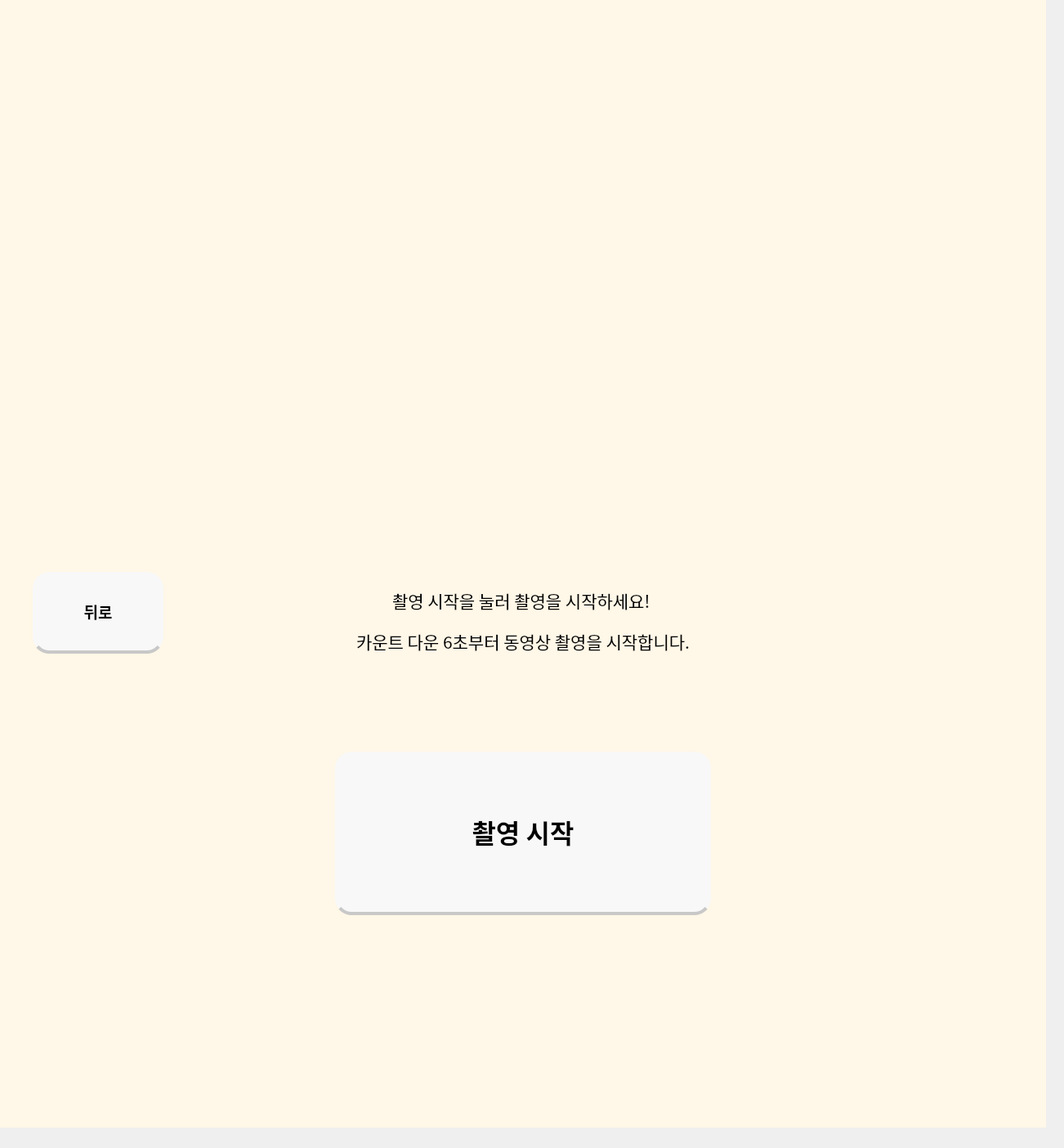
<?xml version="1.0" encoding="UTF-8"?>
<ui version="4.0">
 <class>MainWindow</class>
 <widget class="QMainWindow" name="MainWindow">
  <property name="geometry">
   <rect>
    <x>0</x>
    <y>0</y>
    <width>1302</width>
    <height>1405</height>
   </rect>
  </property>
  <property name="windowTitle">
   <string>MainWindow</string>
  </property>
  <widget class="QWidget" name="centralwidget">
   <widget class="QStackedWidget" name="stack">
    <property name="geometry">
     <rect>
      <x>0</x>
      <y>660</y>
      <width>1280</width>
      <height>720</height>
     </rect>
    </property>
    <property name="sizePolicy">
     <sizepolicy hsizetype="Fixed" vsizetype="Fixed">
      <horstretch>0</horstretch>
      <verstretch>0</verstretch>
     </sizepolicy>
    </property>
    <property name="styleSheet">
     <string notr="true">background-color : #FFF7E7</string>
    </property>
    <property name="currentIndex">
     <number>2</number>
    </property>
    <widget class="QWidget" name="InitPage">
     <widget class="QLabel" name="label">
      <property name="geometry">
       <rect>
        <x>4</x>
        <y>330</y>
        <width>1271</width>
        <height>60</height>
       </rect>
      </property>
      <property name="font">
       <font>
        <family>Leferi Base Type</family>
        <weight>75</weight>
        <bold>true</bold>
       </font>
      </property>
      <property name="layoutDirection">
       <enum>Qt::LeftToRight</enum>
      </property>
      <property name="styleSheet">
       <string notr="true">color : #000000</string>
      </property>
      <property name="text">
       <string>&lt;html&gt;&lt;head/&gt;&lt;body&gt;&lt;p align=&quot;center&quot;&gt;&lt;span style=&quot; font-size:16pt; font-weight:600;&quot;&gt;터치하여 PhoRest를 시작해 보세요&lt;/span&gt;&lt;/p&gt;&lt;/body&gt;&lt;/html&gt;</string>
      </property>
      <property name="alignment">
       <set>Qt::AlignCenter</set>
      </property>
     </widget>
    </widget>
    <widget class="QWidget" name="ChoosePeoplePage">
     <widget class="QLabel" name="label_3">
      <property name="geometry">
       <rect>
        <x>220</x>
        <y>20</y>
        <width>840</width>
        <height>100</height>
       </rect>
      </property>
      <property name="font">
       <font>
        <family>Leferi Point Type Special</family>
        <weight>50</weight>
        <bold>false</bold>
       </font>
      </property>
      <property name="text">
       <string>&lt;html&gt;&lt;head/&gt;&lt;body&gt;&lt;p align=&quot;center&quot;&gt;&lt;span style=&quot; font-size:26pt; font-weight:400;&quot;&gt;촬영할 인원수를 선택해주세요&lt;/span&gt;&lt;/p&gt;&lt;/body&gt;&lt;/html&gt;</string>
      </property>
     </widget>
     <widget class="QPushButton" name="NextBtn">
      <property name="geometry">
       <rect>
        <x>1070</x>
        <y>40</y>
        <width>160</width>
        <height>100</height>
       </rect>
      </property>
      <property name="font">
       <font>
        <family>Leferi Point Type Special</family>
        <pointsize>20</pointsize>
        <weight>50</weight>
        <bold>false</bold>
       </font>
      </property>
      <property name="styleSheet">
       <string notr="true">QPushButton{
	color: black;
    background-color: #F8F8F8		;
    padding: 12px;
    border-bottom: 4px solid #c8c8c8;
	border-radius: 20%;
}</string>
      </property>
      <property name="text">
       <string>다음</string>
      </property>
     </widget>
     <widget class="QWidget" name="gridLayoutWidget">
      <property name="geometry">
       <rect>
        <x>10</x>
        <y>170</y>
        <width>1261</width>
        <height>521</height>
       </rect>
      </property>
      <layout class="QGridLayout" name="gridLayout">
       <property name="leftMargin">
        <number>50</number>
       </property>
       <property name="topMargin">
        <number>20</number>
       </property>
       <property name="rightMargin">
        <number>50</number>
       </property>
       <property name="bottomMargin">
        <number>20</number>
       </property>
       <property name="horizontalSpacing">
        <number>100</number>
       </property>
       <property name="verticalSpacing">
        <number>50</number>
       </property>
       <item row="0" column="2">
        <widget class="QPushButton" name="Btn3">
         <property name="sizePolicy">
          <sizepolicy hsizetype="Preferred" vsizetype="Preferred">
           <horstretch>0</horstretch>
           <verstretch>0</verstretch>
          </sizepolicy>
         </property>
         <property name="font">
          <font>
           <family>Leferi Base Type Bold</family>
           <pointsize>36</pointsize>
           <weight>75</weight>
           <bold>true</bold>
          </font>
         </property>
         <property name="styleSheet">
          <string notr="true">QPushButton{
	color: black;
    background-color: #F8F8F8		;
    padding: 12px;
    border-bottom: 4px solid #c8c8c8;
	border-radius: 50%;
}</string>
         </property>
         <property name="text">
          <string>3명</string>
         </property>
        </widget>
       </item>
       <item row="0" column="0">
        <widget class="QPushButton" name="Btn1">
         <property name="enabled">
          <bool>true</bool>
         </property>
         <property name="sizePolicy">
          <sizepolicy hsizetype="Preferred" vsizetype="Preferred">
           <horstretch>0</horstretch>
           <verstretch>0</verstretch>
          </sizepolicy>
         </property>
         <property name="font">
          <font>
           <family>Leferi Base Type Bold</family>
           <pointsize>36</pointsize>
           <weight>75</weight>
           <bold>true</bold>
          </font>
         </property>
         <property name="contextMenuPolicy">
          <enum>Qt::DefaultContextMenu</enum>
         </property>
         <property name="styleSheet">
          <string notr="true">QPushButton{
	color: black;
    background-color: #F8F8F8		;
    padding: 12px;
    border-bottom: 4px solid #c8c8c8;
	border-radius: 50%;
}</string>
         </property>
         <property name="text">
          <string>1명</string>
         </property>
        </widget>
       </item>
       <item row="0" column="1">
        <widget class="QPushButton" name="Btn2">
         <property name="sizePolicy">
          <sizepolicy hsizetype="Preferred" vsizetype="Preferred">
           <horstretch>0</horstretch>
           <verstretch>0</verstretch>
          </sizepolicy>
         </property>
         <property name="font">
          <font>
           <family>Leferi Base Type Bold</family>
           <pointsize>36</pointsize>
           <weight>75</weight>
           <bold>true</bold>
          </font>
         </property>
         <property name="styleSheet">
          <string notr="true">QPushButton{
	color: black;
    background-color: #F8F8F8		;
    padding: 12px;
    border-bottom: 4px solid #c8c8c8;
	border-radius: 50%;
}</string>
         </property>
         <property name="text">
          <string>2명</string>
         </property>
        </widget>
       </item>
       <item row="1" column="2">
        <widget class="QPushButton" name="Btn6">
         <property name="sizePolicy">
          <sizepolicy hsizetype="Preferred" vsizetype="Preferred">
           <horstretch>0</horstretch>
           <verstretch>0</verstretch>
          </sizepolicy>
         </property>
         <property name="font">
          <font>
           <family>Leferi Base Type Bold</family>
           <pointsize>36</pointsize>
           <weight>75</weight>
           <bold>true</bold>
          </font>
         </property>
         <property name="styleSheet">
          <string notr="true">QPushButton{
	color: black;
    background-color: #F8F8F8		;
    padding: 12px;
    border-bottom: 4px solid #c8c8c8;
	border-radius: 50%;
}</string>
         </property>
         <property name="text">
          <string>6명</string>
         </property>
        </widget>
       </item>
       <item row="1" column="1">
        <widget class="QPushButton" name="Btn5">
         <property name="sizePolicy">
          <sizepolicy hsizetype="Preferred" vsizetype="Preferred">
           <horstretch>0</horstretch>
           <verstretch>0</verstretch>
          </sizepolicy>
         </property>
         <property name="font">
          <font>
           <family>Leferi Base Type Bold</family>
           <pointsize>36</pointsize>
           <weight>75</weight>
           <bold>true</bold>
          </font>
         </property>
         <property name="styleSheet">
          <string notr="true">QPushButton{
	color: black;
    background-color: #F8F8F8		;
    padding: 12px;
    border-bottom: 4px solid #c8c8c8;
	border-radius: 50%;
}</string>
         </property>
         <property name="text">
          <string>5명</string>
         </property>
        </widget>
       </item>
       <item row="1" column="0">
        <widget class="QPushButton" name="Btn4">
         <property name="sizePolicy">
          <sizepolicy hsizetype="Preferred" vsizetype="Preferred">
           <horstretch>0</horstretch>
           <verstretch>0</verstretch>
          </sizepolicy>
         </property>
         <property name="font">
          <font>
           <family>Leferi Base Type Bold</family>
           <pointsize>36</pointsize>
           <weight>75</weight>
           <bold>true</bold>
          </font>
         </property>
         <property name="styleSheet">
          <string notr="true">QPushButton{
	color: black;
    background-color: #F8F8F8		;
    padding: 12px;
    border-bottom: 4px solid #c8c8c8;
	border-radius: 50%;
}</string>
         </property>
         <property name="text">
          <string>4명</string>
         </property>
        </widget>
       </item>
      </layout>
     </widget>
     <widget class="QLabel" name="label_7">
      <property name="geometry">
       <rect>
        <x>220</x>
        <y>110</y>
        <width>831</width>
        <height>41</height>
       </rect>
      </property>
      <property name="font">
       <font>
        <family>Leferi Point Type Special</family>
        <pointsize>16</pointsize>
        <weight>50</weight>
        <bold>false</bold>
       </font>
      </property>
      <property name="text">
       <string>&lt;html&gt;&lt;head/&gt;&lt;body&gt;&lt;p align=&quot;center&quot;&gt;&lt;span style=&quot; font-size:14pt;&quot;&gt;버튼을 클릭하면 위쪽 화면에 추천 포즈가 나타납니다&lt;/span&gt;&lt;/p&gt;&lt;/body&gt;&lt;/html&gt;</string>
      </property>
     </widget>
    </widget>
    <widget class="QWidget" name="ShotPage">
     <widget class="QPushButton" name="Btn_Already">
      <property name="geometry">
       <rect>
        <x>410</x>
        <y>260</y>
        <width>460</width>
        <height>200</height>
       </rect>
      </property>
      <property name="font">
       <font>
        <family>Leferi Base Type Bold</family>
        <pointsize>24</pointsize>
        <weight>75</weight>
        <bold>true</bold>
       </font>
      </property>
      <property name="autoFillBackground">
       <bool>false</bool>
      </property>
      <property name="styleSheet">
       <string notr="true">QPushButton{
	color: black;
    background-color: #F8F8F8		;
    padding: 12px;
    border-radius: 4px;
    border-bottom: 4px solid #c8c8c8;
	border-radius: 20px;
}</string>
      </property>
      <property name="text">
       <string>촬영 시작</string>
      </property>
      <property name="autoDefault">
       <bool>false</bool>
      </property>
      <property name="default">
       <bool>false</bool>
      </property>
      <property name="flat">
       <bool>false</bool>
      </property>
     </widget>
     <widget class="QPushButton" name="Btn_Back_2">
      <property name="geometry">
       <rect>
        <x>40</x>
        <y>40</y>
        <width>160</width>
        <height>100</height>
       </rect>
      </property>
      <property name="font">
       <font>
        <family>Leferi Base Type Bold</family>
        <pointsize>14</pointsize>
        <weight>75</weight>
        <bold>true</bold>
       </font>
      </property>
      <property name="styleSheet">
       <string notr="true">QPushButton{
	color: black;
    background-color: #F8F8F8		;
    padding: 12px;
    border-radius: 4px;
    border-bottom: 4px solid #c8c8c8;
	border-radius: 20px;
}</string>
      </property>
      <property name="text">
       <string>뒤로</string>
      </property>
     </widget>
     <widget class="QLabel" name="label_9">
      <property name="geometry">
       <rect>
        <x>0</x>
        <y>50</y>
        <width>1280</width>
        <height>50</height>
       </rect>
      </property>
      <property name="font">
       <font>
        <family>Leferi Point Type Special</family>
        <pointsize>16</pointsize>
        <weight>50</weight>
        <bold>false</bold>
       </font>
      </property>
      <property name="text">
       <string>&lt;html&gt;&lt;head/&gt;&lt;body&gt;&lt;p align=&quot;center&quot;&gt;촬영 시작을 눌러 촬영을 시작하세요! &lt;/p&gt;&lt;/body&gt;&lt;/html&gt;</string>
      </property>
     </widget>
     <widget class="QLabel" name="label_12">
      <property name="geometry">
       <rect>
        <x>0</x>
        <y>100</y>
        <width>1280</width>
        <height>50</height>
       </rect>
      </property>
      <property name="font">
       <font>
        <family>Leferi Point Type Special</family>
        <pointsize>16</pointsize>
        <weight>50</weight>
        <bold>false</bold>
       </font>
      </property>
      <property name="text">
       <string>&lt;html&gt;&lt;head/&gt;&lt;body&gt;&lt;p align=&quot;center&quot;&gt;카운트 다운 6초부터 동영상 촬영을 시작합니다.&lt;/p&gt;&lt;/body&gt;&lt;/html&gt;</string>
      </property>
     </widget>
     <zorder>label_12</zorder>
     <zorder>label_9</zorder>
     <zorder>Btn_Already</zorder>
     <zorder>Btn_Back_2</zorder>
    </widget>
    <widget class="QWidget" name="PhotoPage">
     <widget class="QWidget" name="gridLayoutWidget_3">
      <property name="geometry">
       <rect>
        <x>40</x>
        <y>160</y>
        <width>1201</width>
        <height>541</height>
       </rect>
      </property>
      <layout class="QGridLayout" name="gridLayout_3">
       <property name="leftMargin">
        <number>135</number>
       </property>
       <property name="topMargin">
        <number>10</number>
       </property>
       <property name="rightMargin">
        <number>135</number>
       </property>
       <property name="bottomMargin">
        <number>10</number>
       </property>
       <property name="horizontalSpacing">
        <number>260</number>
       </property>
       <property name="verticalSpacing">
        <number>15</number>
       </property>
       <item row="1" column="0">
        <widget class="QLabel" name="Photo3">
         <property name="font">
          <font>
           <family>Leferi Base Type Bold</family>
           <pointsize>72</pointsize>
           <weight>75</weight>
           <bold>true</bold>
          </font>
         </property>
         <property name="styleSheet">
          <string notr="true">QLabel{
	border : 3px double #000000;
}</string>
         </property>
         <property name="text">
          <string>3</string>
         </property>
         <property name="alignment">
          <set>Qt::AlignCenter</set>
         </property>
        </widget>
       </item>
       <item row="0" column="0">
        <widget class="QLabel" name="Photo1">
         <property name="font">
          <font>
           <family>Leferi Base Type Bold</family>
           <pointsize>72</pointsize>
           <weight>75</weight>
           <bold>true</bold>
          </font>
         </property>
         <property name="styleSheet">
          <string notr="true">QLabel{
	border : 3px double #000000;
}</string>
         </property>
         <property name="text">
          <string>1</string>
         </property>
         <property name="alignment">
          <set>Qt::AlignCenter</set>
         </property>
        </widget>
       </item>
       <item row="0" column="1">
        <widget class="QLabel" name="Photo2">
         <property name="font">
          <font>
           <family>Leferi Base Type Bold</family>
           <pointsize>72</pointsize>
           <weight>75</weight>
           <bold>true</bold>
          </font>
         </property>
         <property name="styleSheet">
          <string notr="true">QLabel{
	border : 3px double #000000;
}</string>
         </property>
         <property name="text">
          <string>2</string>
         </property>
         <property name="alignment">
          <set>Qt::AlignCenter</set>
         </property>
        </widget>
       </item>
       <item row="1" column="1">
        <widget class="QLabel" name="Photo4">
         <property name="font">
          <font>
           <family>Leferi Base Type Bold</family>
           <pointsize>72</pointsize>
           <weight>75</weight>
           <bold>true</bold>
          </font>
         </property>
         <property name="styleSheet">
          <string notr="true">QLabel{
	border : 3px double #000000;
}</string>
         </property>
         <property name="text">
          <string>4</string>
         </property>
         <property name="alignment">
          <set>Qt::AlignCenter</set>
         </property>
        </widget>
       </item>
      </layout>
     </widget>
     <widget class="QPushButton" name="NextBtn_3">
      <property name="geometry">
       <rect>
        <x>1070</x>
        <y>40</y>
        <width>160</width>
        <height>100</height>
       </rect>
      </property>
      <property name="font">
       <font>
        <family>Leferi Base Type Bold</family>
        <pointsize>20</pointsize>
        <weight>75</weight>
        <bold>true</bold>
       </font>
      </property>
      <property name="styleSheet">
       <string notr="true">QPushButton{
	color: black;
    background-color: #F8F8F8		;
    padding: 12px;
    border-radius: 4px;
    border-bottom: 4px solid #c8c8c8;
	border-radius: 20px;
}</string>
      </property>
      <property name="text">
       <string>&gt;</string>
      </property>
     </widget>
     <widget class="QLabel" name="label_2">
      <property name="geometry">
       <rect>
        <x>40</x>
        <y>160</y>
        <width>1200</width>
        <height>540</height>
       </rect>
      </property>
      <property name="styleSheet">
       <string notr="true">QLabel{
	border : 3px solid black;
}</string>
      </property>
      <property name="text">
       <string/>
      </property>
     </widget>
     <widget class="QLabel" name="PhotoPage_Label">
      <property name="geometry">
       <rect>
        <x>0</x>
        <y>40</y>
        <width>1280</width>
        <height>91</height>
       </rect>
      </property>
      <property name="font">
       <font>
        <family>Leferi Point Type Special</family>
        <pointsize>16</pointsize>
        <weight>50</weight>
        <bold>false</bold>
       </font>
      </property>
      <property name="text">
       <string>&lt;html&gt;&lt;head/&gt;&lt;body&gt;&lt;p align=&quot;center&quot;&gt;각 사진을 클릭하여 사진을 확대해 보세요!&lt;/p&gt;&lt;/body&gt;&lt;/html&gt;</string>
      </property>
     </widget>
     <zorder>PhotoPage_Label</zorder>
     <zorder>label_2</zorder>
     <zorder>gridLayoutWidget_3</zorder>
     <zorder>NextBtn_3</zorder>
    </widget>
    <widget class="QWidget" name="ChooseFramePage">
     <widget class="QLabel" name="label_5">
      <property name="geometry">
       <rect>
        <x>220</x>
        <y>40</y>
        <width>840</width>
        <height>100</height>
       </rect>
      </property>
      <property name="font">
       <font>
        <family>Leferi Point Type Special</family>
        <weight>50</weight>
        <bold>false</bold>
       </font>
      </property>
      <property name="text">
       <string>&lt;html&gt;&lt;head/&gt;&lt;body&gt;&lt;p align=&quot;center&quot;&gt;&lt;span style=&quot; font-size:26pt;&quot;&gt;사용할 프레임을 선택해주세요&lt;/span&gt;&lt;/p&gt;&lt;/body&gt;&lt;/html&gt;</string>
      </property>
     </widget>
     <widget class="QPushButton" name="PrintBtn">
      <property name="geometry">
       <rect>
        <x>1070</x>
        <y>40</y>
        <width>160</width>
        <height>100</height>
       </rect>
      </property>
      <property name="font">
       <font>
        <family>Leferi Base Type Bold</family>
        <pointsize>20</pointsize>
        <weight>75</weight>
        <bold>true</bold>
       </font>
      </property>
      <property name="styleSheet">
       <string notr="true">QPushButton{
	color: black;
    background-color: #F8F8F8		;
    padding: 12px;
    border-radius: 4px;
    border-bottom: 4px solid #c8c8c8;
	border-radius: 20px;
}</string>
      </property>
      <property name="text">
       <string>다음</string>
      </property>
     </widget>
     <widget class="QPushButton" name="ApplyBtn">
      <property name="geometry">
       <rect>
        <x>1060</x>
        <y>570</y>
        <width>91</width>
        <height>81</height>
       </rect>
      </property>
      <property name="font">
       <font>
        <family>Leferi Base Type Bold</family>
        <pointsize>12</pointsize>
        <weight>75</weight>
        <bold>true</bold>
       </font>
      </property>
      <property name="styleSheet">
       <string notr="true">QPushButton{
	color: black;
    background-color: #F8F8F8		;
    padding: 12px;
    border-radius: 4px;
    border-bottom: 4px solid #c8c8c8;
	border-radius: 20px;
}</string>
      </property>
      <property name="text">
       <string>적용</string>
      </property>
     </widget>
     <widget class="QLineEdit" name="Frame_Id">
      <property name="geometry">
       <rect>
        <x>810</x>
        <y>570</y>
        <width>231</width>
        <height>80</height>
       </rect>
      </property>
      <property name="font">
       <font>
        <family>Leferi Base Type</family>
        <pointsize>20</pointsize>
        <weight>75</weight>
        <bold>true</bold>
       </font>
      </property>
      <property name="styleSheet">
       <string notr="true"/>
      </property>
      <property name="text">
       <string/>
      </property>
      <property name="alignment">
       <set>Qt::AlignCenter</set>
      </property>
     </widget>
     <widget class="QPushButton" name="Basic_Frame_1">
      <property name="geometry">
       <rect>
        <x>110</x>
        <y>170</y>
        <width>300</width>
        <height>80</height>
       </rect>
      </property>
      <property name="styleSheet">
       <string notr="true">background-color : #FFFFFF</string>
      </property>
      <property name="text">
       <string/>
      </property>
     </widget>
     <widget class="QPushButton" name="Basic_Frame_2">
      <property name="geometry">
       <rect>
        <x>110</x>
        <y>310</y>
        <width>300</width>
        <height>80</height>
       </rect>
      </property>
      <property name="styleSheet">
       <string notr="true">background-color : #DEFF99</string>
      </property>
      <property name="text">
       <string/>
      </property>
     </widget>
     <widget class="QPushButton" name="Basic_Frame_3">
      <property name="geometry">
       <rect>
        <x>110</x>
        <y>450</y>
        <width>300</width>
        <height>80</height>
       </rect>
      </property>
      <property name="styleSheet">
       <string notr="true">background-color : #BDD0FF	</string>
      </property>
      <property name="text">
       <string/>
      </property>
     </widget>
     <widget class="QPushButton" name="Basic_Frame_4">
      <property name="geometry">
       <rect>
        <x>110</x>
        <y>580</y>
        <width>300</width>
        <height>80</height>
       </rect>
      </property>
      <property name="styleSheet">
       <string notr="true">background-color : #000000</string>
      </property>
      <property name="text">
       <string/>
      </property>
     </widget>
     <widget class="QPushButton" name="Basic_Frame_5">
      <property name="geometry">
       <rect>
        <x>470</x>
        <y>170</y>
        <width>300</width>
        <height>80</height>
       </rect>
      </property>
      <property name="styleSheet">
       <string notr="true">border-image:url('./Frame/Frame_5.png')</string>
      </property>
      <property name="text">
       <string/>
      </property>
     </widget>
     <widget class="QPushButton" name="Basic_Frame_6">
      <property name="geometry">
       <rect>
        <x>470</x>
        <y>310</y>
        <width>300</width>
        <height>80</height>
       </rect>
      </property>
      <property name="styleSheet">
       <string notr="true">border-image:url('./Frame/Frame_6.png')</string>
      </property>
      <property name="text">
       <string/>
      </property>
     </widget>
     <widget class="QPushButton" name="Basic_Frame_7">
      <property name="geometry">
       <rect>
        <x>470</x>
        <y>450</y>
        <width>300</width>
        <height>80</height>
       </rect>
      </property>
      <property name="styleSheet">
       <string notr="true">border-image:url('./Frame/Frame_7.png')</string>
      </property>
      <property name="text">
       <string/>
      </property>
     </widget>
     <widget class="QPushButton" name="Basic_Frame_8">
      <property name="geometry">
       <rect>
        <x>470</x>
        <y>580</y>
        <width>300</width>
        <height>80</height>
       </rect>
      </property>
      <property name="styleSheet">
       <string notr="true">border-image:url('./Frame/Frame_8.png')
</string>
      </property>
      <property name="text">
       <string/>
      </property>
     </widget>
     <widget class="QLabel" name="label_6">
      <property name="geometry">
       <rect>
        <x>799</x>
        <y>160</y>
        <width>451</width>
        <height>61</height>
       </rect>
      </property>
      <property name="font">
       <font>
        <family>Leferi Point Type Special</family>
        <weight>50</weight>
        <bold>false</bold>
       </font>
      </property>
      <property name="text">
       <string>&lt;html&gt;&lt;head/&gt;&lt;body&gt;&lt;p align=&quot;center&quot;&gt;&lt;span style=&quot; font-size:12pt;&quot;&gt;더 많은 프레임 적용하기&lt;/span&gt;&lt;/p&gt;&lt;/body&gt;&lt;/html&gt;</string>
      </property>
     </widget>
     <widget class="QLabel" name="label_4">
      <property name="geometry">
       <rect>
        <x>910</x>
        <y>240</y>
        <width>250</width>
        <height>250</height>
       </rect>
      </property>
      <property name="styleSheet">
       <string notr="true">border-image:url('./QR_Dummy.png')</string>
      </property>
      <property name="text">
       <string/>
      </property>
     </widget>
     <widget class="QLabel" name="label_8">
      <property name="geometry">
       <rect>
        <x>809</x>
        <y>500</y>
        <width>441</width>
        <height>61</height>
       </rect>
      </property>
      <property name="font">
       <font>
        <family>Leferi Point Type Special</family>
        <weight>50</weight>
        <bold>false</bold>
       </font>
      </property>
      <property name="text">
       <string>&lt;html&gt;&lt;head/&gt;&lt;body&gt;&lt;p align=&quot;center&quot;&gt;&lt;span style=&quot; font-size:8pt;&quot;&gt;프레임 번호를 입력 후 적용 버튼을 눌러주세요&lt;/span&gt;&lt;/p&gt;&lt;/body&gt;&lt;/html&gt;</string>
      </property>
     </widget>
     <widget class="QPushButton" name="EraseBtn">
      <property name="geometry">
       <rect>
        <x>1170</x>
        <y>570</y>
        <width>91</width>
        <height>81</height>
       </rect>
      </property>
      <property name="font">
       <font>
        <family>Leferi Base Type Bold</family>
        <pointsize>12</pointsize>
        <weight>75</weight>
        <bold>true</bold>
       </font>
      </property>
      <property name="styleSheet">
       <string notr="true">QPushButton{
	color: black;
    background-color: #F8F8F8		;
    padding: 12px;
    border-radius: 4px;
    border-bottom: 4px solid #c8c8c8;
	border-radius: 20px;
}</string>
      </property>
      <property name="text">
       <string>지우기</string>
      </property>
     </widget>
     <widget class="QLabel" name="Warning_label">
      <property name="geometry">
       <rect>
        <x>770</x>
        <y>660</y>
        <width>311</width>
        <height>41</height>
       </rect>
      </property>
      <property name="font">
       <font>
        <family>Leferi Point Type Special</family>
        <weight>50</weight>
        <bold>false</bold>
       </font>
      </property>
      <property name="text">
       <string>&lt;html&gt;&lt;head/&gt;&lt;body&gt;&lt;p align=&quot;center&quot;&gt;&lt;span style=&quot; font-size:8pt;&quot;&gt;프레임 번호를 정확히 입력해주세요&lt;/span&gt;&lt;/p&gt;&lt;/body&gt;&lt;/html&gt;</string>
      </property>
     </widget>
    </widget>
    <widget class="QWidget" name="PrintingPage">
     <widget class="QLabel" name="label_10">
      <property name="geometry">
       <rect>
        <x>250</x>
        <y>270</y>
        <width>691</width>
        <height>161</height>
       </rect>
      </property>
      <property name="text">
       <string>&lt;html&gt;&lt;head/&gt;&lt;body&gt;&lt;p align=&quot;center&quot;&gt;이 화면 건너 뛰네;;&lt;/p&gt;&lt;/body&gt;&lt;/html&gt;</string>
      </property>
     </widget>
    </widget>
    <widget class="QWidget" name="DonePrinting">
     <widget class="QLabel" name="label_11">
      <property name="geometry">
       <rect>
        <x>0</x>
        <y>350</y>
        <width>1280</width>
        <height>180</height>
       </rect>
      </property>
      <property name="font">
       <font>
        <family>Leferi Base Type Bold</family>
        <weight>75</weight>
        <bold>true</bold>
       </font>
      </property>
      <property name="text">
       <string>&lt;html&gt;&lt;head/&gt;&lt;body&gt;&lt;p align=&quot;center&quot;&gt;&lt;span style=&quot; font-size:28pt;&quot;&gt;당신의 추억을 가져가세요&lt;/span&gt;&lt;/p&gt;&lt;/body&gt;&lt;/html&gt;</string>
      </property>
     </widget>
     <widget class="QLabel" name="LogoImg_2">
      <property name="geometry">
       <rect>
        <x>540</x>
        <y>160</y>
        <width>200</width>
        <height>200</height>
       </rect>
      </property>
      <property name="styleSheet">
       <string notr="true">border-image:url('./logo.png')</string>
      </property>
      <property name="text">
       <string/>
      </property>
      <property name="alignment">
       <set>Qt::AlignCenter</set>
      </property>
     </widget>
    </widget>
   </widget>
   <widget class="QStackedWidget" name="TopStack">
    <property name="geometry">
     <rect>
      <x>0</x>
      <y>0</y>
      <width>1280</width>
      <height>660</height>
     </rect>
    </property>
    <property name="sizePolicy">
     <sizepolicy hsizetype="Fixed" vsizetype="Fixed">
      <horstretch>0</horstretch>
      <verstretch>0</verstretch>
     </sizepolicy>
    </property>
    <property name="styleSheet">
     <string notr="true">background-color : #FFF7E7</string>
    </property>
    <property name="currentIndex">
     <number>0</number>
    </property>
    <widget class="QWidget" name="LogoPage">
     <widget class="QLabel" name="LogoImg">
      <property name="geometry">
       <rect>
        <x>540</x>
        <y>230</y>
        <width>200</width>
        <height>200</height>
       </rect>
      </property>
      <property name="styleSheet">
       <string notr="true">border-image:url('./logo.png')</string>
      </property>
      <property name="text">
       <string/>
      </property>
      <property name="alignment">
       <set>Qt::AlignCenter</set>
      </property>
     </widget>
    </widget>
    <widget class="QWidget" name="RecommandPosePage">
     <widget class="QPushButton" name="LeftBtn">
      <property name="geometry">
       <rect>
        <x>60</x>
        <y>265</y>
        <width>130</width>
        <height>130</height>
       </rect>
      </property>
      <property name="font">
       <font>
        <family>Leferi Base Type Bold</family>
        <pointsize>20</pointsize>
        <weight>75</weight>
        <bold>true</bold>
       </font>
      </property>
      <property name="styleSheet">
       <string notr="true">QPushButton{
	color: black;
    background-color: #F8F8F8		;
    padding: 12px;
    border-bottom: 4px solid #c8c8c8;
	border-radius: 20%;
}</string>
      </property>
      <property name="text">
       <string>&lt;</string>
      </property>
     </widget>
     <widget class="QPushButton" name="RightBtn">
      <property name="geometry">
       <rect>
        <x>1090</x>
        <y>265</y>
        <width>130</width>
        <height>130</height>
       </rect>
      </property>
      <property name="font">
       <font>
        <family>Leferi Base Type Bold</family>
        <pointsize>20</pointsize>
        <weight>75</weight>
        <bold>true</bold>
       </font>
      </property>
      <property name="styleSheet">
       <string notr="true">QPushButton{
	color: black;
    background-color: #F8F8F8		;
    padding: 12px;
    border-bottom: 4px solid #c8c8c8;
	border-radius: 20%;
}</string>
      </property>
      <property name="text">
       <string>&gt;</string>
      </property>
     </widget>
     <widget class="QLabel" name="Pose_img">
      <property name="geometry">
       <rect>
        <x>240</x>
        <y>30</y>
        <width>800</width>
        <height>600</height>
       </rect>
      </property>
      <property name="text">
       <string>포즈 이미지</string>
      </property>
      <property name="alignment">
       <set>Qt::AlignCenter</set>
      </property>
     </widget>
    </widget>
    <widget class="QWidget" name="ShotPage_Top">
     <widget class="QLabel" name="Label_Camera">
      <property name="geometry">
       <rect>
        <x>240</x>
        <y>30</y>
        <width>800</width>
        <height>600</height>
       </rect>
      </property>
      <property name="styleSheet">
       <string notr="true">QLabel{
	border : 3px solid black;
}</string>
      </property>
      <property name="text">
       <string>카메라 화면 띄워줄 공간</string>
      </property>
      <property name="alignment">
       <set>Qt::AlignCenter</set>
      </property>
     </widget>
     <widget class="QLabel" name="Label_Timer">
      <property name="geometry">
       <rect>
        <x>30</x>
        <y>40</y>
        <width>161</width>
        <height>201</height>
       </rect>
      </property>
      <property name="font">
       <font>
        <family>Leferi Base Type Bold</family>
        <pointsize>36</pointsize>
        <weight>75</weight>
        <bold>true</bold>
       </font>
      </property>
      <property name="text">
       <string>&lt;html&gt;&lt;head/&gt;&lt;body&gt;&lt;p align=&quot;center&quot;&gt;&lt;span style=&quot; font-size:48pt; font-weight:600;&quot;&gt;15&lt;/span&gt;&lt;/p&gt;&lt;/body&gt;&lt;/html&gt;</string>
      </property>
      <property name="alignment">
       <set>Qt::AlignCenter</set>
      </property>
     </widget>
    </widget>
    <widget class="QWidget" name="CheckPhoto">
     <widget class="QLabel" name="Top_Big_Photo">
      <property name="geometry">
       <rect>
        <x>240</x>
        <y>30</y>
        <width>800</width>
        <height>600</height>
       </rect>
      </property>
      <property name="styleSheet">
       <string notr="true">QLabel{
	border : 3px solid black;
}</string>
      </property>
      <property name="text">
       <string>이미지 크게 보여줄 공간</string>
      </property>
      <property name="alignment">
       <set>Qt::AlignCenter</set>
      </property>
     </widget>
    </widget>
    <widget class="QWidget" name="SuccessPage">
     <widget class="QLabel" name="PhotoPlusFrame">
      <property name="geometry">
       <rect>
        <x>200</x>
        <y>30</y>
        <width>900</width>
        <height>600</height>
       </rect>
      </property>
      <property name="contextMenuPolicy">
       <enum>Qt::DefaultContextMenu</enum>
      </property>
      <property name="styleSheet">
       <string notr="true">QLabel{
	border : 3px solid black;
}</string>
      </property>
      <property name="text">
       <string>프레임 적용 이미지를 띄워줄 예정</string>
      </property>
      <property name="alignment">
       <set>Qt::AlignCenter</set>
      </property>
     </widget>
    </widget>
   </widget>
  </widget>
 </widget>
 <resources/>
 <connections>
  <connection>
   <sender>NextBtn</sender>
   <signal>clicked()</signal>
   <receiver>MainWindow</receiver>
   <slot>NextBottomButton_to_2()</slot>
   <hints>
    <hint type="sourcelabel">
     <x>1140</x>
     <y>700</y>
    </hint>
    <hint type="destinationlabel">
     <x>841</x>
     <y>120</y>
    </hint>
   </hints>
  </connection>
  <connection>
   <sender>Btn1</sender>
   <signal>clicked()</signal>
   <receiver>MainWindow</receiver>
   <slot>Press_Btn1()</slot>
   <hints>
    <hint type="sourcelabel">
     <x>211</x>
     <y>890</y>
    </hint>
    <hint type="destinationlabel">
     <x>860</x>
     <y>222</y>
    </hint>
   </hints>
  </connection>
  <connection>
   <sender>Btn2</sender>
   <signal>clicked()</signal>
   <receiver>MainWindow</receiver>
   <slot>Press_Btn2()</slot>
   <hints>
    <hint type="sourcelabel">
     <x>590</x>
     <y>890</y>
    </hint>
    <hint type="destinationlabel">
     <x>834</x>
     <y>234</y>
    </hint>
   </hints>
  </connection>
  <connection>
   <sender>Btn3</sender>
   <signal>clicked()</signal>
   <receiver>MainWindow</receiver>
   <slot>Press_Btn3()</slot>
   <hints>
    <hint type="sourcelabel">
     <x>905</x>
     <y>890</y>
    </hint>
    <hint type="destinationlabel">
     <x>861</x>
     <y>255</y>
    </hint>
   </hints>
  </connection>
  <connection>
   <sender>Btn4</sender>
   <signal>clicked()</signal>
   <receiver>MainWindow</receiver>
   <slot>Press_Btn4()</slot>
   <hints>
    <hint type="sourcelabel">
     <x>379</x>
     <y>1186</y>
    </hint>
    <hint type="destinationlabel">
     <x>892</x>
     <y>278</y>
    </hint>
   </hints>
  </connection>
  <connection>
   <sender>Btn5</sender>
   <signal>clicked()</signal>
   <receiver>MainWindow</receiver>
   <slot>Press_Btn5()</slot>
   <hints>
    <hint type="sourcelabel">
     <x>682</x>
     <y>1330</y>
    </hint>
    <hint type="destinationlabel">
     <x>871</x>
     <y>314</y>
    </hint>
   </hints>
  </connection>
  <connection>
   <sender>Btn6</sender>
   <signal>clicked()</signal>
   <receiver>MainWindow</receiver>
   <slot>Press_Btn6()</slot>
   <hints>
    <hint type="sourcelabel">
     <x>1220</x>
     <y>1330</y>
    </hint>
    <hint type="destinationlabel">
     <x>877</x>
     <y>353</y>
    </hint>
   </hints>
  </connection>
  <connection>
   <sender>Btn_Already</sender>
   <signal>clicked()</signal>
   <receiver>MainWindow</receiver>
   <slot>Press_PreparedBtn()</slot>
   <hints>
    <hint type="sourcelabel">
     <x>474</x>
     <y>890</y>
    </hint>
    <hint type="destinationlabel">
     <x>841</x>
     <y>266</y>
    </hint>
   </hints>
  </connection>
  <connection>
   <sender>Btn_Back_2</sender>
   <signal>clicked()</signal>
   <receiver>MainWindow</receiver>
   <slot>Press_Back()</slot>
   <hints>
    <hint type="sourcelabel">
     <x>89</x>
     <y>700</y>
    </hint>
    <hint type="destinationlabel">
     <x>841</x>
     <y>551</y>
    </hint>
   </hints>
  </connection>
  <connection>
   <sender>NextBtn_3</sender>
   <signal>clicked()</signal>
   <receiver>MainWindow</receiver>
   <slot>NextBottomButton_to_4()</slot>
   <hints>
    <hint type="sourcelabel">
     <x>1160</x>
     <y>1260</y>
    </hint>
    <hint type="destinationlabel">
     <x>838</x>
     <y>896</y>
    </hint>
   </hints>
  </connection>
  <connection>
   <sender>PrintBtn</sender>
   <signal>clicked()</signal>
   <receiver>MainWindow</receiver>
   <slot>Press_Printing()</slot>
   <hints>
    <hint type="sourcelabel">
     <x>1070</x>
     <y>1270</y>
    </hint>
    <hint type="destinationlabel">
     <x>841</x>
     <y>865</y>
    </hint>
   </hints>
  </connection>
  <connection>
   <sender>ApplyBtn</sender>
   <signal>clicked()</signal>
   <receiver>MainWindow</receiver>
   <slot>Press_Applying()</slot>
   <hints>
    <hint type="sourcelabel">
     <x>1120</x>
     <y>1230</y>
    </hint>
    <hint type="destinationlabel">
     <x>851</x>
     <y>591</y>
    </hint>
   </hints>
  </connection>
  <connection>
   <sender>Basic_Frame_1</sender>
   <signal>clicked()</signal>
   <receiver>MainWindow</receiver>
   <slot>Press_BasicFrame1()</slot>
   <hints>
    <hint type="sourcelabel">
     <x>295</x>
     <y>985</y>
    </hint>
    <hint type="destinationlabel">
     <x>518</x>
     <y>1388</y>
    </hint>
   </hints>
  </connection>
  <connection>
   <sender>Basic_Frame_2</sender>
   <signal>clicked()</signal>
   <receiver>MainWindow</receiver>
   <slot>Press_BasicFrame2()</slot>
   <hints>
    <hint type="sourcelabel">
     <x>237</x>
     <y>1060</y>
    </hint>
    <hint type="destinationlabel">
     <x>263</x>
     <y>1388</y>
    </hint>
   </hints>
  </connection>
  <connection>
   <sender>Basic_Frame_3</sender>
   <signal>clicked()</signal>
   <receiver>MainWindow</receiver>
   <slot>Press_BasicFrame3()</slot>
   <hints>
    <hint type="sourcelabel">
     <x>158</x>
     <y>1178</y>
    </hint>
    <hint type="destinationlabel">
     <x>192</x>
     <y>1385</y>
    </hint>
   </hints>
  </connection>
  <connection>
   <sender>Basic_Frame_4</sender>
   <signal>clicked()</signal>
   <receiver>MainWindow</receiver>
   <slot>Press_BasicFrame4()</slot>
   <hints>
    <hint type="sourcelabel">
     <x>87</x>
     <y>1275</y>
    </hint>
    <hint type="destinationlabel">
     <x>105</x>
     <y>1388</y>
    </hint>
   </hints>
  </connection>
  <connection>
   <sender>Basic_Frame_5</sender>
   <signal>clicked()</signal>
   <receiver>MainWindow</receiver>
   <slot>Press_BasicFrame5()</slot>
   <hints>
    <hint type="sourcelabel">
     <x>689</x>
     <y>977</y>
    </hint>
    <hint type="destinationlabel">
     <x>640</x>
     <y>1388</y>
    </hint>
   </hints>
  </connection>
  <connection>
   <sender>Basic_Frame_6</sender>
   <signal>clicked()</signal>
   <receiver>MainWindow</receiver>
   <slot>Press_BasicFrame6()</slot>
   <hints>
    <hint type="sourcelabel">
     <x>641</x>
     <y>1080</y>
    </hint>
    <hint type="destinationlabel">
     <x>661</x>
     <y>1385</y>
    </hint>
   </hints>
  </connection>
  <connection>
   <sender>Basic_Frame_7</sender>
   <signal>clicked()</signal>
   <receiver>MainWindow</receiver>
   <slot>Press_BasicFrame7()</slot>
   <hints>
    <hint type="sourcelabel">
     <x>563</x>
     <y>1202</y>
    </hint>
    <hint type="destinationlabel">
     <x>555</x>
     <y>1383</y>
    </hint>
   </hints>
  </connection>
  <connection>
   <sender>Basic_Frame_8</sender>
   <signal>clicked()</signal>
   <receiver>MainWindow</receiver>
   <slot>Press_BasicFrame8()</slot>
   <hints>
    <hint type="sourcelabel">
     <x>525</x>
     <y>1294</y>
    </hint>
    <hint type="destinationlabel">
     <x>571</x>
     <y>1382</y>
    </hint>
   </hints>
  </connection>
  <connection>
   <sender>RightBtn</sender>
   <signal>clicked()</signal>
   <receiver>MainWindow</receiver>
   <slot>Press_RightBtn()</slot>
   <hints>
    <hint type="sourcelabel">
     <x>1173</x>
     <y>304</y>
    </hint>
    <hint type="destinationlabel">
     <x>1286</x>
     <y>88</y>
    </hint>
   </hints>
  </connection>
  <connection>
   <sender>LeftBtn</sender>
   <signal>clicked()</signal>
   <receiver>MainWindow</receiver>
   <slot>Press_LeftBtn()</slot>
   <hints>
    <hint type="sourcelabel">
     <x>95</x>
     <y>335</y>
    </hint>
    <hint type="destinationlabel">
     <x>1289</x>
     <y>148</y>
    </hint>
   </hints>
  </connection>
  <connection>
   <sender>EraseBtn</sender>
   <signal>clicked()</signal>
   <receiver>MainWindow</receiver>
   <slot>Erase_LineEdit()</slot>
   <hints>
    <hint type="sourcelabel">
     <x>1228</x>
     <y>1258</y>
    </hint>
    <hint type="destinationlabel">
     <x>1294</x>
     <y>1209</y>
    </hint>
   </hints>
  </connection>
 </connections>
 <slots>
  <slot>RecommandPose()</slot>
  <slot>NextBottomButton_to_2()</slot>
  <slot>Press_Btn1()</slot>
  <slot>Press_Btn2()</slot>
  <slot>Press_Btn3()</slot>
  <slot>Press_Btn4()</slot>
  <slot>Press_Btn5()</slot>
  <slot>Press_Btn6()</slot>
  <slot>Press_Btn7()</slot>
  <slot>Press_Btn8()</slot>
  <slot>Press_ShotBtn()</slot>
  <slot>Press_Back()</slot>
  <slot>Press_PreparedBtn()</slot>
  <slot>NextBottomButton_to_4()</slot>
  <slot>Press_Printing()</slot>
  <slot>Press_Applying()</slot>
  <slot>Press_PrevBtn()</slot>
  <slot>Press_BasicFrame1()</slot>
  <slot>Press_BasicFrame2()</slot>
  <slot>Press_BasicFrame3()</slot>
  <slot>Press_BasicFrame4()</slot>
  <slot>Press_BasicFrame5()</slot>
  <slot>Press_BasicFrame6()</slot>
  <slot>Press_BasicFrame7()</slot>
  <slot>Press_BasicFrame8()</slot>
  <slot>Press_RightBtn()</slot>
  <slot>Press_LeftBtn()</slot>
  <slot>Erase_LineEdit()</slot>
 </slots>
</ui>
